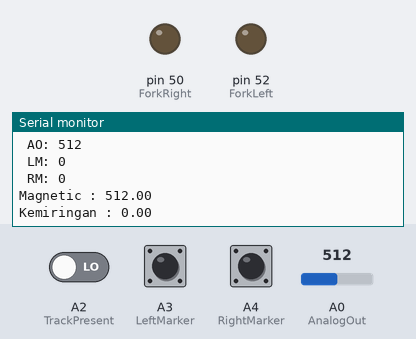
The sketch below on a simulated Arduino Mega 2560, built with avr-gcc and run on an emulated ATmega2560. On the bench: output pins drawn as LEDs (lit = HIGH), the last lines printed to the serial monitor. The inputs (shaded band) are chosen by the test bench; at power-on: A0 (AnalogOut) = 512, A2 (TrackPresent) LOW, A3 (LeftMarker) LOW, A4 (RightMarker) LOW.

Above: at 1.2 s.
1.3 s: A0 (AnalogOut) set to 90
At 1.8 s:
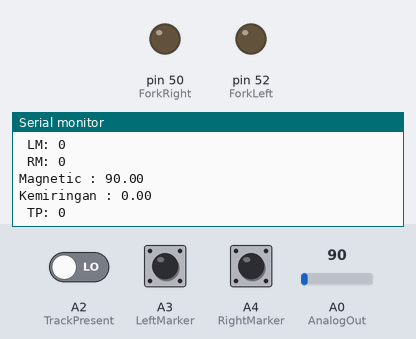
4.3 s: A0 (AnalogOut) set to 105
At 4.8 s:
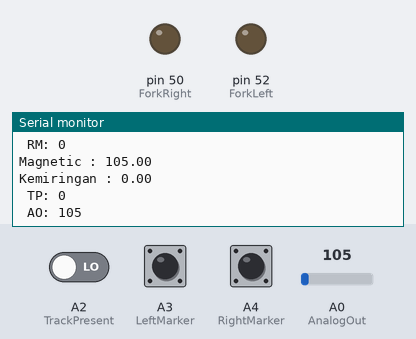
Timing chart, 0 to 7.3 s (numbered marks = the images above; inputs shaded):
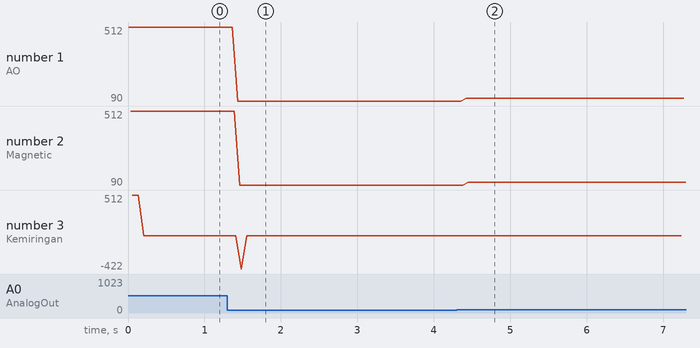

The sketch:

TestSensorMagnet.ino
```cpp
#include <Wire.h>

//#define Slave Serial3
// Slave Read Magnetic Sensor
#define ForkRight 50
#define ForkLeft 52
#define RightMarker A4
#define LeftMarker A3
#define TrackPresent A2
#define AnalogOut A0
int forkRight, forkLeft, trackPresent, analogOut, markerLeft, markerRight;
float magnetic, magnetPrev, kemiringan;
int a,b,c,d;
float readMarkerLeft[4] = {a,b,c,d};
unsigned long currentTime;
unsigned long previousTime = 0;

void ForkRightDetect() {
  digitalWrite(ForkRight, HIGH);
  digitalWrite(ForkRight, LOW);
}

void ForkLeftDetect() {
  digitalWrite(ForkLeft, HIGH);
  digitalWrite(ForkLeft, LOW);
}

int forkRightVal(){
  int forkRightValue = digitalRead(ForkRight);
  Serial.print(" FR: ");
  Serial.println(forkRightValue);
  return forkRightValue;
}

int forkLeftVal(){
  int forkLeftValue = digitalRead(ForkLeft);
  Serial.print(" FL: ");
  Serial.println(forkLeftValue);
  return forkLeftValue;
}

int trackDetect() {
  int TrackPresentValue = digitalRead(TrackPresent);
  Serial.print(" TP: ");
  Serial.println(TrackPresentValue);
  return TrackPresentValue;
}
int AnalogOutDetect() {
  int AnalogOutValue = analogRead(AnalogOut);
  Serial.print(" AO: ");
  Serial.println(AnalogOutValue);
  return AnalogOutValue;
}
int RightMarkerDetect() {
  int RightMarkerValue = digitalRead(RightMarker);
  Serial.print(" RM: ");
  Serial.println(RightMarkerValue);
  return RightMarkerValue;
}
int LeftMarkerDetect() {
  int LeftMarkerValue = digitalRead(LeftMarker);
  Serial.print(" LM: ");
  Serial.println(LeftMarkerValue);
  return LeftMarkerValue;
}

void setup() {
  // put your setup code here, to run once:
  Serial.begin(9600);
  pinMode(ForkRight, OUTPUT);
  pinMode(ForkLeft, OUTPUT);
  pinMode(RightMarker, INPUT);
  pinMode(LeftMarker, INPUT);
  pinMode(TrackPresent, INPUT);
  pinMode(AnalogOut, INPUT);
}

void loop() {
  // put your main code here, to run repeatedly:
//  magnetic=0;
//  magnetPrev=0;
//  kemiringan=0;
//  forkLeft = forkLeftVal();
//  forkRight = forkRightVal();
  trackPresent = trackDetect();
  analogOut = AnalogOutDetect();
  markerLeft = LeftMarkerDetect();
  markerRight = RightMarkerDetect();
  magnetic = analogOut;
  currentTime = millis();
  if(currentTime-previousTime>=100){
    previousTime = currentTime;
    magnetPrev = magnetic;
  }
  kemiringan = magnetic-magnetPrev;
  Serial.print("Magnetic : ");
  Serial.println(magnetic);
  Serial.print("Kemiringan : ");
  Serial.println(kemiringan);
//  delay(500);
}
```

Measured:
- the behaviour switches between 99 and 100 on A0 (AnalogOut) (found by bisection; images 1 and 2)
- after the input at 1.3 s, the serial monitor: prints a new line after 0.14 s (image 1)
- after the input at 4.3 s, the serial monitor: prints a new line after 0.12 s (image 2)
- plotted number 1: 512 → 90 after the input at 1.3 s, 90 → 105 after the input at 4.3 s
- plotted number 2: 512 → 90 after the input at 1.3 s, 90 → 105 after the input at 4.3 s
